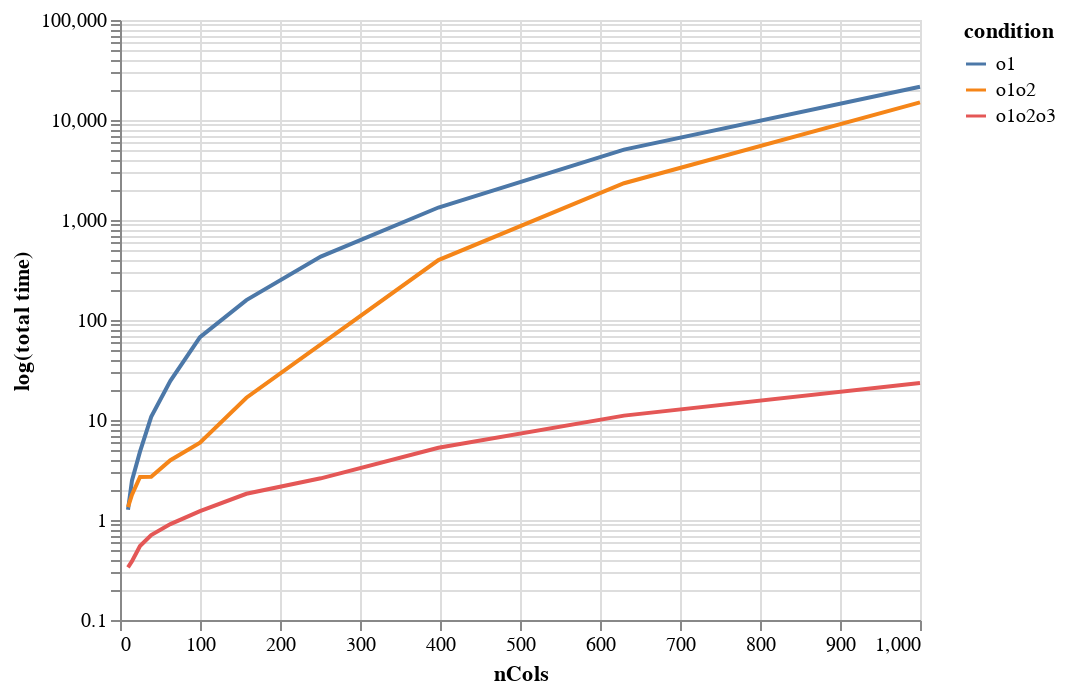

The cell this chart's notebook holds for it:
### Code cell
overall = trial.groupby(["condition","nCols"]).sum().reset_index()
overall = overall[overall["time"]!=0]
alt.Chart(overall).mark_line().encode(
    x=alt.Column("nCols",type="quantitative"),
    y = alt.Y("time",scale=alt.Scale(type='log'),title="log(total time)"),
    color="condition"
)

### Figure 1 — Vega-Lite specification as saved in the notebook (floating-point values rounded to 4 significant figures)
{"config": {"view": {"continuousWidth": 400, "continuousHeight": 300}}, "data": {"name": "data-5109d7b7de46b334a525f99158a12c61"}, "mark": "line", "encoding": {"color": {"type": "nominal", "field": "condition"}, "x": {"type": "quantitative", "field": "nCols"}, "y": {"type": "quantitative", "field": "time", "scale": {"type": "log"}, "title": "log(total time)"}}, "$schema": "https://vega.github.io/schema/vega-lite/v4.8.1.json", "datasets": {"data-5109d7b7de46b334a525f99158a12c61": [{"condition": "o1", "nCols": 10, "time": 1.269}, {"condition": "o1", "nCols": 15, "time": 2.492}, {"condition": "o1", "nCols": 25, "time": 4.822}, {"condition": "o1", "nCols": 39, "time": 10.76}, {"condition": "o1", "nCols": 63, "time": 24.63}, {"condition": "o1", "nCols": 100, "time": 67.44}, {"condition": "o1", "nCols": 158, "time": 158.2}, {"condition": "o1", "nCols": 251, "time": 430.2}, {"condition": "o1", "nCols": 398, "time": 1333.0}, {"condition": "o1", "nCols": 630, "time": 5053.0}, {"condition": "o1", "nCols": 1000, "time": 21540.0}, {"condition": "o1o2", "nCols": 10, "time": 1.346}, {"condition": "o1o2", "nCols": 15, "time": 1.794}, {"condition": "o1o2", "nCols": 25, "time": 2.697}, {"condition": "o1o2", "nCols": 39, "time": 2.707}, {"condition": "o1o2", "nCols": 63, "time": 3.959}, {"condition": "o1o2", "nCols": 100, "time": 5.935}, {"condition": "o1o2", "nCols": 158, "time": 16.69}, {"condition": "o1o2", "nCols": 251, "time": 57.14}, {"condition": "o1o2", "nCols": 398, "time": 397.0}, {"condition": "o1o2", "nCols": 630, "time": 2333.0}, {"condition": "o1o2", "nCols": 1000, "time": 15020.0}, {"condition": "o1o2o3", "nCols": 10, "time": 0.3361}, {"condition": "o1o2o3", "nCols": 15, "time": 0.3874}, {"condition": "o1o2o3", "nCols": 25, "time": 0.5491}, {"condition": "o1o2o3", "nCols": 39, "time": 0.706}, {"condition": "o1o2o3", "nCols": 63, "time": 0.9095}, {"condition": "o1o2o3", "nCols": 100, "time": 1.226}, {"condition": "o1o2o3", "nCols": 158, "time": 1.828}, {"condition": "o1o2o3", "nCols": 251, "time": 2.611}, {"condition": "o1o2o3", "nCols": 398, "time": 5.27}, {"condition": "o1o2o3", "nCols": 630, "time": 11.06}, {"condition": "o1o2o3", "nCols": 1000, "time": 23.48}]}}
